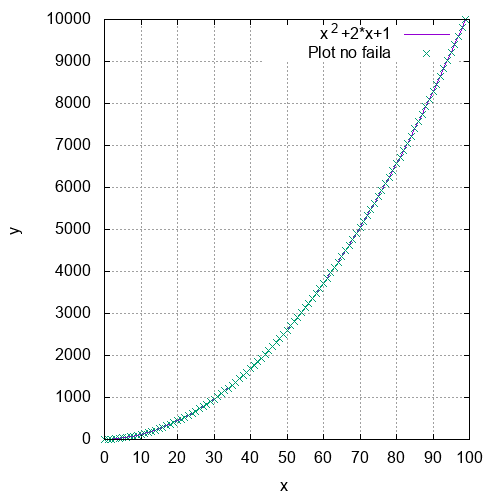

Recreate this plot in gnuplot.
set terminal png size 500,500
set output "uzd_3.png"
set xlabel "x"
set ylabel "y"
set grid

f(x) = x*x+2*x+1
g(x) = "plot_data_uzd_2.dat"

plot f(x) title "x^2+2*x+1",\
	'func_dati.dat' title "Plot no faila"
